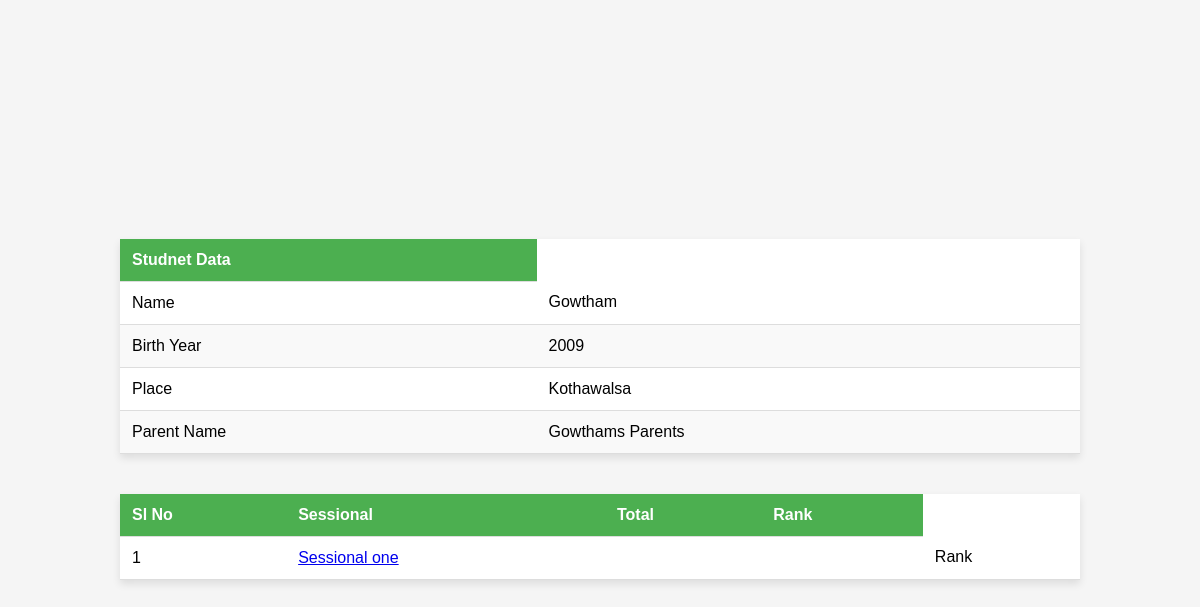
/teacher_second/STU90050/, run on the app's committed database.
### starmaa/models.py (models this page shows, shortened)
class StudentDetails(models.Model):
    student_id = models.OneToOneField(StudentLogin, related_name='student_details', on_delete=models.CASCADE)
    st_name = models.CharField(max_length=100)
    st_birth_year = models.IntegerField(default=2001)
    st_birth_place = models.CharField(max_length=100,default='Hyderabad')
    st_parent_name = models.CharField(max_length=100)
    st_standard = models.IntegerField(default=9)

class Unit(models.Model):
    unit_id = models.AutoField(primary_key=True,unique=True)
    unit_name = models.CharField(max_length=100)

### starmaa/views.py (the view)
# urls.py: path('teacher_second/<st_id>/',teacher_second_page,name = 'teacher_second_page'),
def teacher_second_page(request,st_id):
    st = StudentLogin.objects.filter(student_id=st_id)
    units = Unit.objects.all()
    stu = StudentDetails.objects.filter(student_id = st[0])
    context = {'stud':stu[0], 'unit':units}
    return render(request,"teacher_second_page.html",context)

### starmaa/templates/teacher_second_page.html (shortened to what this page needs)
<head>
</head>
<body>
    <br>
    <table class="table">
        <thead>
            <tr>
            <th scope="col">Studnet Data</th>
        </tr>
        </thead>
        <tbody>
            <tr>
                <td>Name</td>
                <td>{{ stud.st_name }}</td>
            </tr>
            <tr>
                <td>Birth Year</td>
                <td>{{ stud.st_birth_year }}</td>
            </tr>
            <tr>
                <td>Place</td>
                <td>{{ stud.st_birth_place }}</td>
            </tr>
            <tr>
                <td>Parent Name</td>
                <td>{{ stud.st_parent_name }}</td>
            </tr>
        </tbody>
    </table>
    <table class="table">
        <thead>
            <tr>
                <th scope="col">Sl No</th>
                <th scope="col">Sessional</th>
                <th scope="col">Total</th>
                <th scope="col">Rank</th>
            </tr>
        </thead>
        <tbody>
            {% for u in  unit  %}
            <tr>
                <td>{{ forloop.counter }}</td>
                <td><a href="/update_student/{{ stud.student_id.student_id }}/{{ u.unit_id }}/">{{ u.unit_name }}</a></td>
                <td>{{ Total }}</td>
                <td>{{ Total }}</td>
                <td>Rank</td>
            </tr>
            {% endfor %}
        </tbody>
    </table>
    </body>

### starmaa/templates/teacher_second_page.html (style rules this page uses)
body { font-family: 'Arial', sans-serif; background-color: #f5f5f5; margin: 0; padding: 0; display: flex; flex-direction: column; align-items: center; justify-content: center; height: 100vh; }
table { width: 80%; margin: 20px 0; border-collapse: collapse; box-shadow: 0 4px 8px rgba(0, 0, 0, 0.1); background-color: #fff; }
th, td { padding: 12px; text-align: left; border-bottom: 1px solid #ddd; }
th { background-color: #4CAF50; color: white; }
tr:nth-child(even) { background-color: #f9f9f9; }
tr:nth-child(odd) { background-color: #ffffff; }

### data on the page
StudentDetails: st_name "Gowtham", st_birth_year "2009", st_birth_place "Kothawalsa", st_parent_name "Gowthams Parents"
Unit: unit_name "Sessional one"
